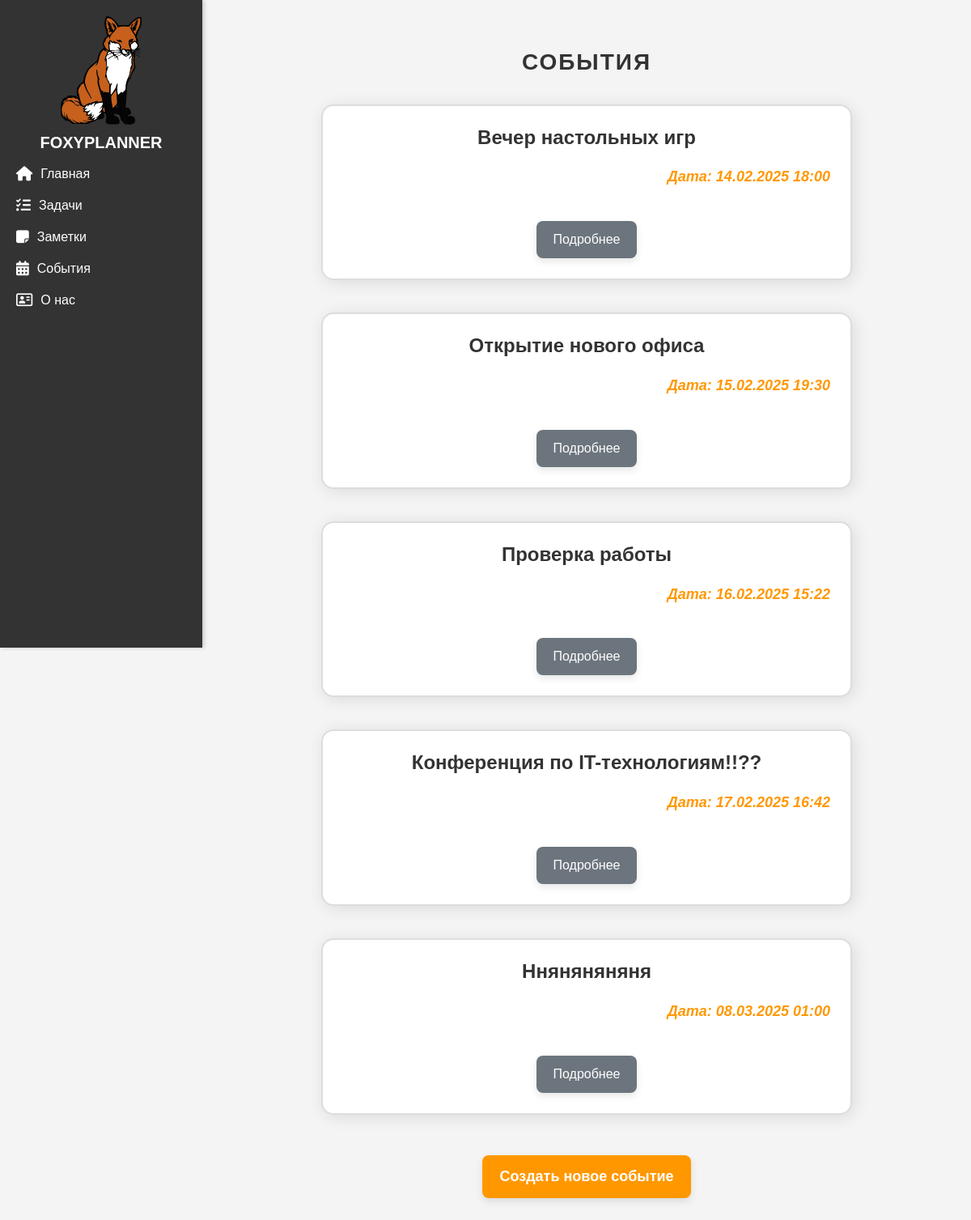
Screenshot of /events/ with the database file from the repository.
### events/models.py (models this page shows, shortened)
class Articles(models.Model):
    title = models.CharField(max_length=200, verbose_name="Название события")
    description = models.TextField(verbose_name="Полное описание")
    published_date = models.DateTimeField(verbose_name="Дата публикации")
    class Meta:
        verbose_name = "Событие"
        verbose_name_plural = "События"

### events/views.py (the view)
# urls.py: path('', views.events_home, name='events_home'),
def events_home(request):
    events = Articles.objects.order_by('published_date')
    return render(request, 'events/events_home.html', {'events': events})

### events/templates/events/events_home.html (shortened to what this page needs)
{% extends 'main/layout.html'%}
{% block content %}
<h1>События</h1>
{% if events%}
<div class="events-container">
    {% for el in events %}
    <div class="article-container">
        <h3 class="article-title">{{ el.title }}</h3>
        <p class="article-date">Дата: {{ el.published_date|date:"d.m.Y H:i" }}</p>
         <div class="event-buttons">
            <a href="{% url 'event_detail' el.id %}" class="btn btn-detail">Подробнее</a>
        </div>
    </div>
    {% endfor %}
</div>
{% else %}
<p>У вас нет записей!</p>
{% endif %}
<div class="add-event-container">
    <a href="{% url 'create_event' %}" class="btn btn-add-event">Создать новое событие</a>
</div>
{% endblock %}

### main/static/main/css/main.css (style rules this page uses)
body { font-family: Arial, sans-serif; margin: 0; padding: 0; display: flex; background-color: #f4f4f4; }
h1 { color: #333; text-align: center; }
p { font-size: 16px; line-height: 1.5; color: #555; }
h1, h2, h3 { font-family: 'Arial', sans-serif; color: #333; text-align: center; font-weight: bold; }
h1 { font-size: 32px; margin-bottom: 15px; text-transform: uppercase; letter-spacing: 2px; }
h3 { font-size: 22px; margin-bottom: 8px; color: #555; }
p { font-size: 18px; line-height: 1.6; color: #666; text-align: justify; max-width: 800px; margin: 0 auto; }
.events-container { display: flex; flex-direction: column; align-items: center; }
.article-container { background-color: #ffffff; border: 2px solid #ddd; padding: 25px; margin: 20px 0; border-radius: 15px; box-shadow: 3px 3px 20px rgba(0, 0, 0, 0.1); width: 80%; transition: transform 0.2s ease-in-out; }
.article-title { font-size: 24px; font-weight: bold; color: #333; margin-bottom: 10px; text-align: center; }
.article-date { font-size: 18px; color: #ff9800; font-weight: bold; text-align: right; }
p { text-align: center; font-size: 18px; color: #888; margin-top: 20px; font-style: italic; }
.add-event-container { display: flex; justify-content: center; margin-top: 30px; }
.btn-add-event { display: inline-block; padding: 12px 20px; font-size: 18px; font-weight: bold; color: white; background-color: #ff9800; border-radius: 8px; text-decoration: none; transition: background-color 0.3s, transform 0.2s; box-shadow: 0 4px 10px rgba(0, 0, 0, 0.1); }
.event-buttons { display: flex; gap: 15px; justify-content: center; align-items: center; margin-top: 40px; flex-wrap: wrap; }
.btn-detail { background-color: #6c757d; color: white; padding: 10px 20px; font-size: 16px; border-radius: 8px; text-decoration: none; display: inline-block; transition: background-color 0.3s, transform 0.2s, box-shadow 0.2s ease; box-shadow: 0 4px 10px rgba(0, 0, 0, 0.1); }
h1 { text-align: center; font-size: 28px; font-weight: bold; color: #333; }

### rows the page displays
Articles: title "Вечер настольных игр", published_date "14.02.2025 18:00"
Articles: title "Открытие нового офиса", published_date "15.02.2025 19:30"
Articles: title "Проверка работы", published_date "16.02.2025 15:22"
Articles: title "Конференция по IT-технологиям!!??", published_date "17.02.2025 16:42"
Articles: title "Нняняняняня", published_date "08.03.2025 01:00"
